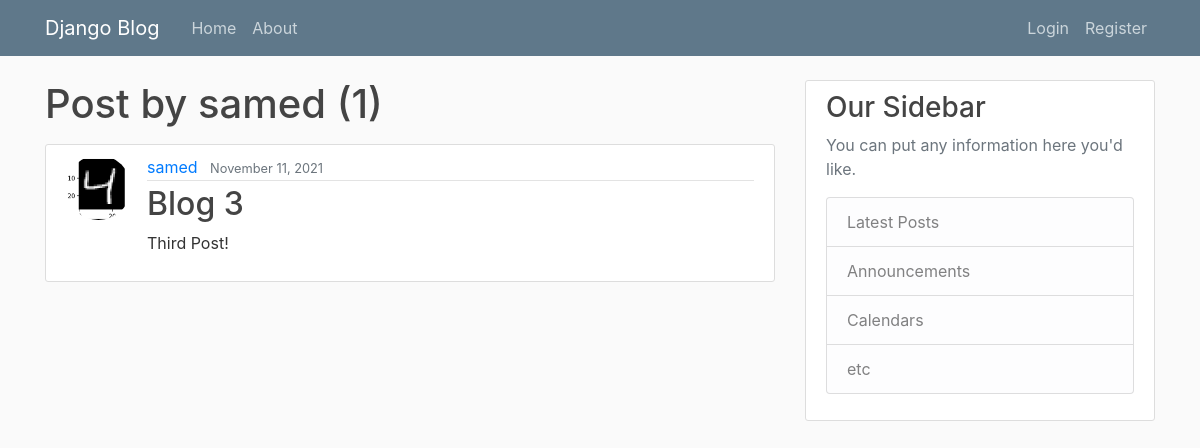
/user/samed, run on an earlier commit of the app's database.
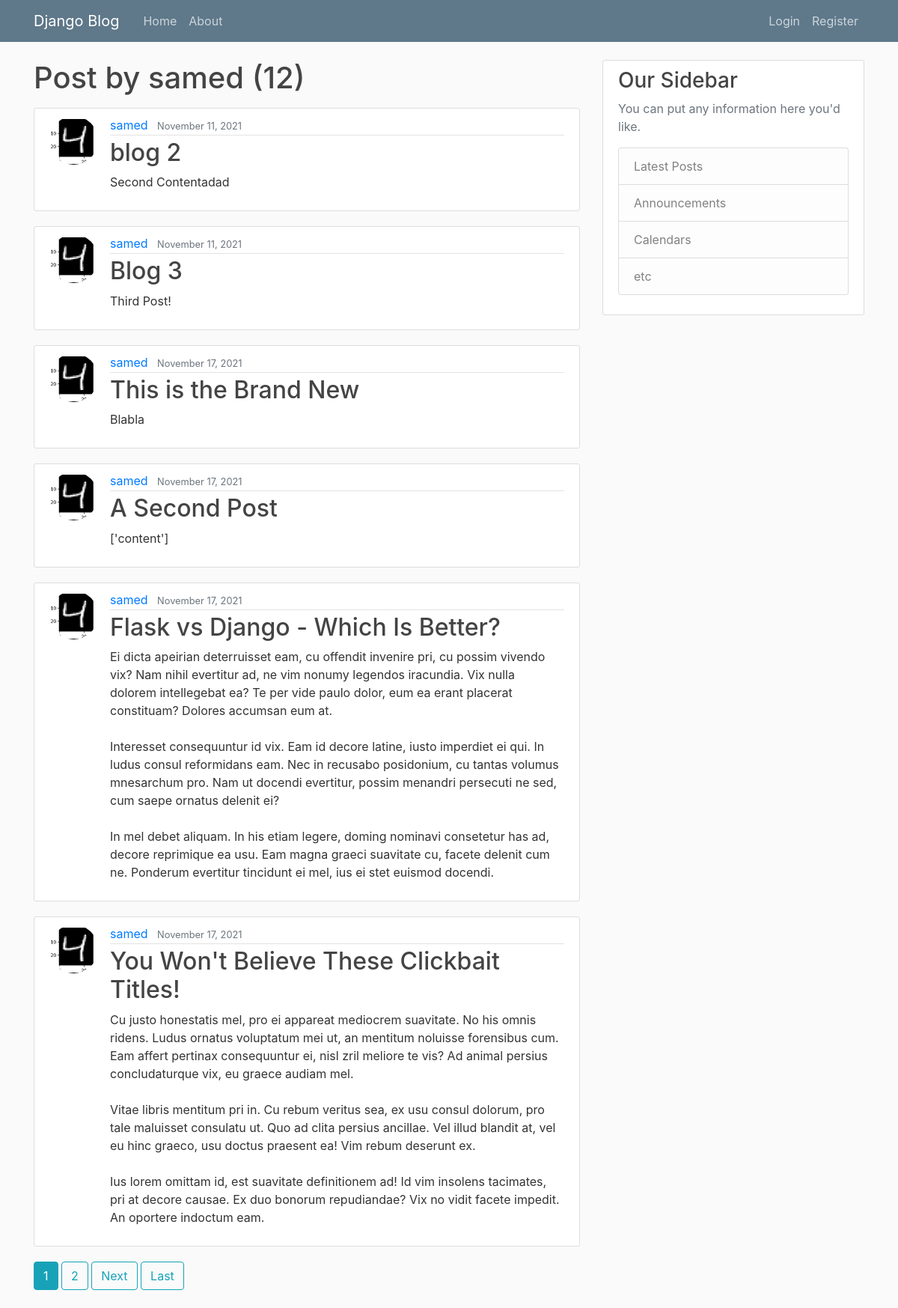
And on a later commit of the database.
### blog/models.py (models this page shows, shortened)
class Post(models.Model):
    title = models.CharField(max_length=100)
    content = models.TextField()
    date_posted = models.DateTimeField(default=timezone.now)
    author  = models.ForeignKey(User, on_delete=models.CASCADE)

### users/models.py (models this page shows, shortened)
class Profile(models.Model):
    user  = models.OneToOneField(User, on_delete=models.CASCADE)
    image = models.ImageField(default='default.jpg', upload_to='profile_pics')

### blog/views.py (the view)
# urls.py: path('user/<str:username>', UserPostListView.as_view(), name='user-posts'),
class UserPostListView(ListView):
    model = Post
    template_name= 'blog/user-posts.html'
    context_object_name = 'addings'
    ordering = ['-date_posted']
    paginate_by = 6
    def get_queryset(self):
        user = get_object_or_404(User, username=self.kwargs.get('username'))
        return Post.objects.filter(author=user).order_by('date_posted')

### blog/templates/blog/user-posts.html (shortened to what this page needs)
{% extends 'blog/base.html' %}
{% block content %}
    <h1 class='mb-3'>Post by {{ view.kwargs.username }} ({{ page_obj.paginator.count }})</h1>
    {%  for post in addings  %}
        <article class="media content-section">
            <img class = 'rounded-circle article-img' src='{{ post.author.profile.image.url }}'>
            <div class="media-body">
                <div class="article-metadata">
                    <a class="mr-2" href="{% url 'user-posts' post.author.username %}">{{ post.author }}</a>
                    <small class="text-muted">{{ post.date_posted|date:'F d, Y' }}</small>
                </div>
                <h2><a class="article-title" href="{% url 'post-detail' post.id %}">{{ post.title }}</a></h2>
                <p class="article-content">{{ post.content }}</p>
            </div>
        </article>
    {%  endfor  %}
    {% if is_paginated %}
        {% for num in page_obj.paginator.page_range %}
            {% if page_obj.number == num %}
                <a class= 'btn btn-info mb-4' href="?page={{ num }}">{{  num }}</a>
            {% elif  num > page_obj.number|add:'-3' and num <  page_obj.number|add:'3' %}
                <a class= 'btn btn-outline-info mb-4' href="?page={{ num }}">{{  num }}</a>
            {% endif %}
        {% endfor %}
        {%if page_obj.has_next %}
            <a class= 'btn btn-outline-info mb-4' href="?page={{ page_obj.next_page_number }}">Next</a>
            <a class= 'btn btn-outline-info mb-4' href="?page={{ page_obj.paginator.num_pages }}">Last</a>
        {% endif %}
    {%endif%}
{% endblock content %}

What changed in the data, as far as the page shows it:
now on this page (row edited): Post: author.profile.image (placeholder picture), author "samed", date_posted "November 11, 2021", title "blog 2", content "Second Contentadad"
added Post: author.profile.image (placeholder picture), author "samed", date_posted "November 17, 2021", title "This is the Brand New", content "Blabla"
added Post: author.profile.image (placeholder picture), author "samed", date_posted "November 17, 2021", title "A Second Post", content "['content']"
added Post: author.profile.image (placeholder picture), author "samed", date_posted "November 17, 2021", title "Flask vs Django - Which Is Better?", content "Ei dicta apeirian deterruisset eam, cu offendit invenire pri, cu possim vivendo vix? Nam nihil evertitur ad, ne vim nonumy legendos iracundia. Vix nulla dolorem intellegebat ea? Te per vide paulo dolor, eum ea erant placerat constituam? Dolores accumsan eum at. Interesset consequuntur id vix. Eam id decore latine, iusto imperdiet ei qui. In ludus consul reformidans eam. Nec in recusabo posidonium, cu tantas volumus mnesarchum pro. Nam ut docendi evertitur, possim menandri persecuti ne sed, cum saepe ornatus delenit ei? In mel debet aliquam. In his etiam legere, doming nominavi consetetur has ad, decore reprimique ea usu. Eam magna graeci suavitate cu, facete delenit cum ne. Ponderum…"
added Post: author.profile.image (placeholder picture), author "samed", date_posted "November 17, 2021", title "You Won't Believe These Clickbait Titles!", content "Cu justo honestatis mel, pro ei appareat mediocrem suavitate. No his omnis ridens. Ludus ornatus voluptatum mei ut, an mentitum noluisse forensibus cum. Eam affert pertinax consequuntur ei, nisl zril meliore te vis? Ad animal persius concludaturque vix, eu graece audiam mel. Vitae libris mentitum pri in. Cu rebum veritus sea, ex usu consul dolorum, pro tale maluisset consulatu ut. Quo ad clita persius ancillae. Vel illud blandit at, vel eu hinc graeco, usu doctus praesent ea! Vim rebum deserunt ex. Ius lorem omittam id, est suavitate definitionem ad! Id vim insolens tacimates, pri at decore causae. Ex duo bonorum repudiandae? Vix no vidit facete impedit. An oportere indoctum eam."
Also different on the page:
{{ page_obj.paginator.count }}: "1" → "12"
new list line: "1"
new list line: "2"
text now shown: "Next Last"
